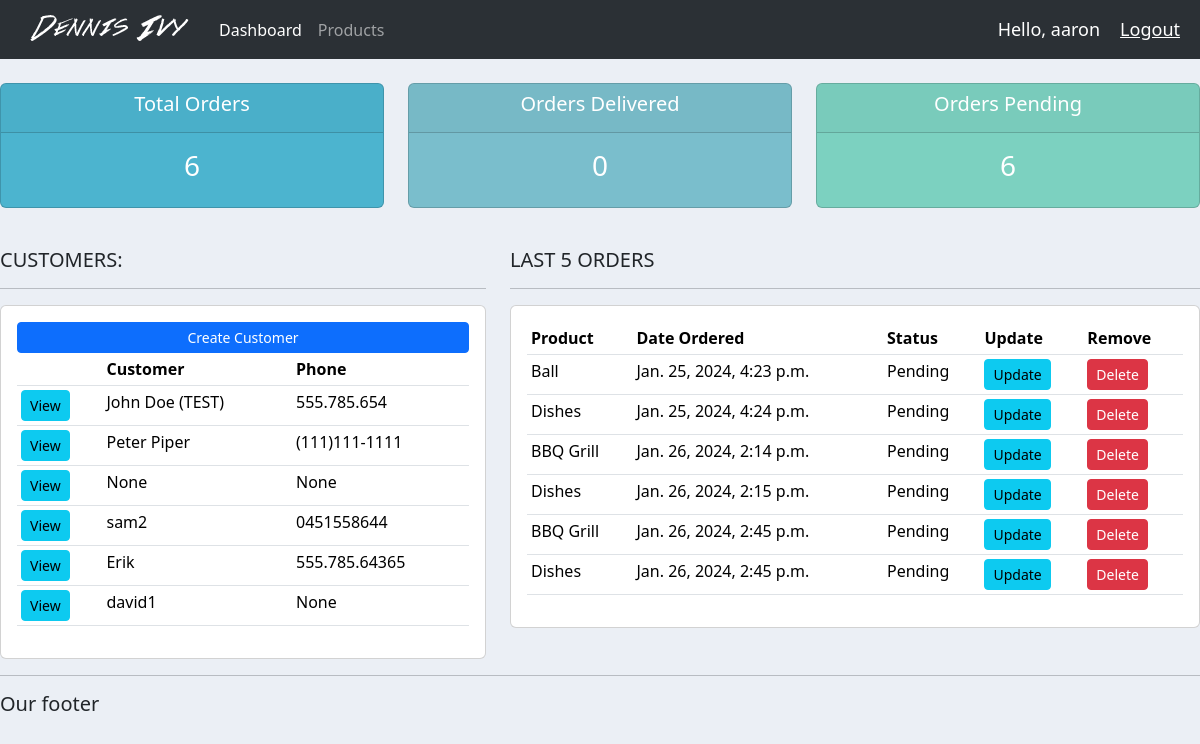
The app's page / (signed in), older data.
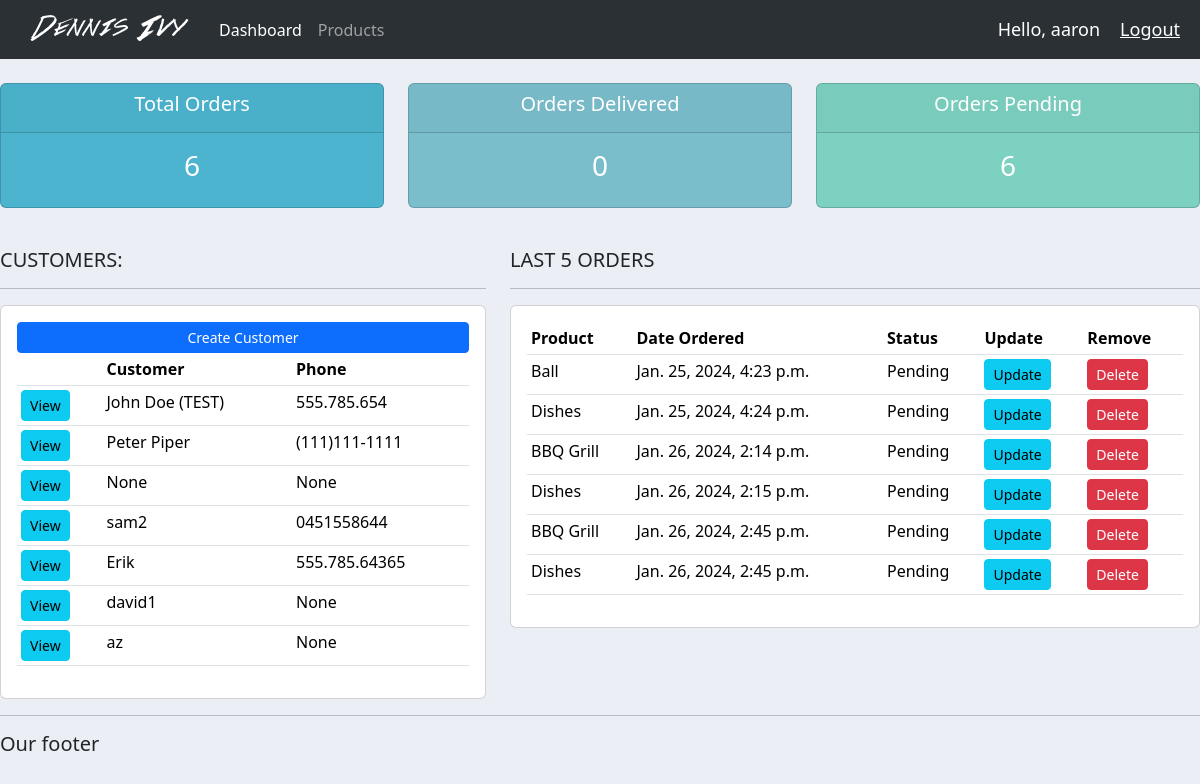
The same page, newer data.
### accounts/models.py (models this page shows, shortened)
class Customer(models.Model):
  user = models.OneToOneField(User, blank=True, null=True, on_delete=models.CASCADE)
  name = models.CharField(max_length=200, null=True)
  phone = models.CharField(max_length=200, null=True)
  email = models.CharField(max_length=200, null=True)
  profile_pic = models.ImageField(default="profile2.png", null=True, blank=True)
  date_created = models.DateTimeField(auto_now_add=True)

class Order(models.Model):
  STATUS = (
    ('Pending', 'Pending'),
    ('Out for delivery', 'Out for delivery'),
    ('delivered', 'Delivered')
  )
  customer = models.ForeignKey(Customer, null=True, on_delete=models.SET_NULL)
  product = models.ForeignKey(Product, null=True, on_delete=models.SET_NULL)
  date_created = models.DateTimeField(auto_now_add=True)
  status = models.CharField(max_length=200, null=True, choices=STATUS)
  note = models.CharField(max_length=1000, null=True)

class Product(models.Model):
  STATUS = (
    ('Indoor', 'Indoor'),
    ('Out Door', 'Out Door'),
  )
  name = models.CharField(max_length=200, null=True)
  price = models.FloatField(null=True)
  category = models.CharField(max_length=200, null=True, choices=STATUS)
  description = models.CharField(max_length=200, null=True, blank=True)
  date_created = models.DateTimeField(auto_now_add=True)
  tags = models.ManyToManyField(Tag)
  def __str__(self):
    return self.name

### accounts/decorators.py (the view)
  def wrapper_function(request, *args, **kwargs):
    group = None
    if request.user.groups.exists():
      group = request.user.groups.all()[0].name
    if group == 'customer':
      return redirect('user-page')
    if group == 'admin':
      return view_func(request, *args, **kwargs)

### accounts/views.py (called while the page is built)
@login_required(login_url='login')
@admin_only
def home(request):
  orders = Order.objects.all()
  customers = Customer.objects.all()
  total_customers = customers.count()
  total_orders = orders.count()
  delivered = orders.filter(status='delivered').count()
  pending = orders.filter(status='Pending').count()
  context = {'orders': orders, 'customers': customers, 'total_customers': total_customers,
  'total_orders': total_orders, 'delivered': delivered, 'pending': pending }
  return render(request, 'accounts/dashboard.html', context)

### accounts/templates/accounts/dashboard.html
{% extends "accounts/main.html" %}
{% block content %}
  {% include 'accounts/status.html' %}
  <br />
  <div class="row">
    <div class="col-md-5">
      <h5>CUSTOMERS:</h5>
      <hr />
      <div class="card card-body">
        <a class="btn btn-primary btn-sm btn-block" href="">Create Customer</a>
        <table class="table table-sm">
          <tr>
            <th></th>
            <th>Customer</th>
            <th>Phone</th>
          </tr>
          {% for customer in customers %}
            <tr>
              <td><a class="btn btn-sm btn-info" href="{% url 'customer' customer.id %}">View</a></td>
              <td>{{customer.name}}</td>
              <td>{{customer.phone}}</td>
            </tr>
          {% endfor%}
        </table>
      </div>
    </div>
    <div class="col-md-7">
      <h5>LAST 5 ORDERS</h5>
      <hr />
      <div class="card card-body">
        <table class="table table-sm">
          <tr>
            <th>Product</th>
            <th>Date Ordered</th>
            <th>Status</th>
            <th>Update</th>
            <th>Remove</th>
          </tr>
          {% for order in orders %}
            <tr>
              <td>{{order.product}}</td>
              <td>{{order.date_created}}</td>
              <td>{{order.status}}</td>
              <td><a class="btn btn-sm btn-info" href="{% url 'update_order' order.id %}">Update</a></td>
              <td><a class="btn btn-sm btn-danger" href="{% url 'delete_order' order.id %}">Delete</a></td>
            </tr>
          {% endfor%}
        </table>
      </div>
    </div>
  </div>
{% endblock %}

Row changes from the older to the newer data that the page shows:
added Customer: name "az", phone "None"
